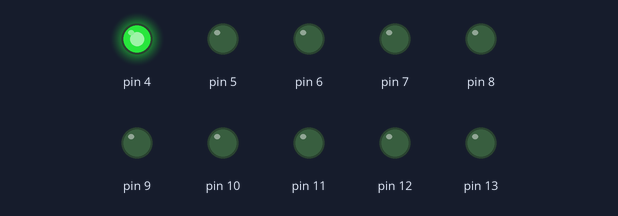
Bench run of a sketch on a simulated Arduino Uno, built with avr-gcc and run on an emulated ATmega328P. On the bench: output pins drawn as LEDs (lit = HIGH).

Above: at 0.1 s.
At 2.9 s:
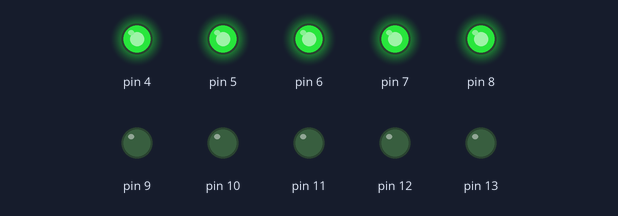
At 11.3 s:
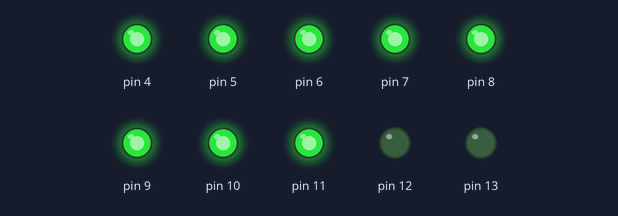
At 20.5 s:
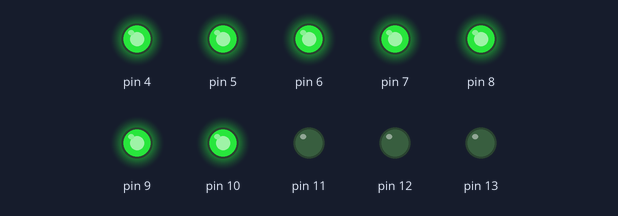
At 29.1 s:
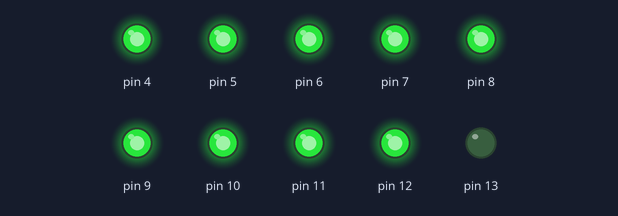
At 38.7 s:
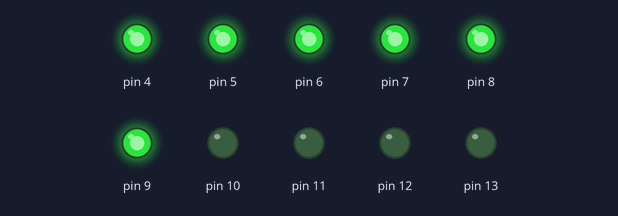
Timing chart, 0 to 40.0 s (numbered marks = the images above):
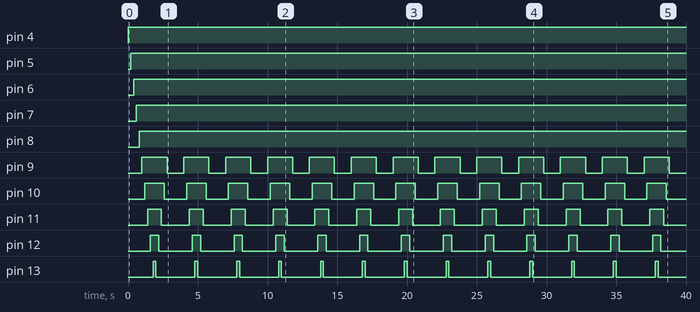

The sketch:

sketch.ino
```cpp
void setup() {
  // put your setup code here, to run once:
  for (int i = 4; i <= 13; i++)
    pinMode(i, OUTPUT);
}

void loop() {
  // put your main code here, to run repeatedly:
  for (int i = 4; i <= 13; i++)
  { digitalWrite(i, HIGH);
    delay(200);
  }


  for (int i = 13; i >= 9; i--)
  { digitalWrite(i, LOW);
    delay(200);
  }
}
```

Measured:
- by itself, pin 4: LOW → HIGH at 0.00 s
- by itself, pin 5: LOW → HIGH at 0.20 s
- by itself, pin 6: LOW → HIGH at 0.40 s
- by itself, pin 7: LOW → HIGH at 0.60 s
- by itself, pin 8: LOW → HIGH at 0.80 s
- by itself, pin 9: alternates HIGH for 1.8 s and LOW for 1.2 s
- by itself, pin 10: alternates HIGH for 1.4 s and LOW for 1.6 s
- by itself, pin 11: alternates HIGH for 1.0 s and LOW for 2.0 s
